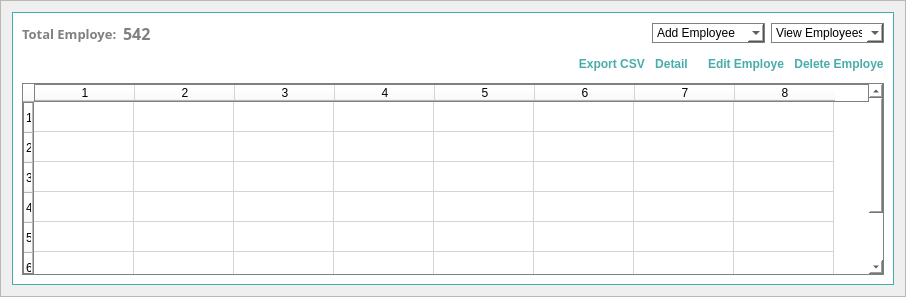
               <widget class="QFrame" name="frame_101">
                <property name="frameShape">
                 <enum>QFrame::StyledPanel</enum>
                </property>
                <property name="frameShadow">
                 <enum>QFrame::Raised</enum>
                </property>
                <layout class="QHBoxLayout" name="horizontalLayout_36">
                 <item>
                  <widget class="QFrame" name="frame_102">
                   <property name="styleSheet">
                    <string notr="true">background-color: rgb(255, 255, 255);
border:1px solid #48ACAC;</string>
                   </property>
                   <property name="frameShape">
                    <enum>QFrame::StyledPanel</enum>
                   </property>
                   <property name="frameShadow">
                    <enum>QFrame::Raised</enum>
                   </property>
                   <layout class="QVBoxLayout" name="verticalLayout_39">
                    <property name="spacing">
                     <number>0</number>
                    </property>
                    <property name="leftMargin">
                     <number>0</number>
                    </property>
                    <property name="topMargin">
                     <number>0</number>
                    </property>
                    <property name="rightMargin">
                     <number>0</number>
                    </property>
                    <property name="bottomMargin">
                     <number>0</number>
                    </property>
                    <item>
                     <widget class="QFrame" name="frame_103">
                      <property name="maximumSize">
                       <size>
                        <width>16777215</width>
                        <height>50</height>
                       </size>
                      </property>
                      <property name="styleSheet">
                       <string notr="true">border:0px;</string>
                      </property>
                      <property name="frameShape">
                       <enum>QFrame::StyledPanel</enum>
                      </property>
                      <property name="frameShadow">
                       <enum>QFrame::Raised</enum>
                      </property>
                      <layout class="QHBoxLayout" name="horizontalLayout_37">
                       <property name="spacing">
                        <number>0</number>
                       </property>
                       <property name="leftMargin">
                        <number>0</number>
                       </property>
                       <property name="topMargin">
                        <number>0</number>
                       </property>
                       <property name="rightMargin">
                        <number>0</number>
                       </property>
                       <property name="bottomMargin">
                        <number>0</number>
                       </property>
                       <item>
                        <widget class="QFrame" name="frame_104">
                         <property name="frameShape">
                          <enum>QFrame::StyledPanel</enum>
                         </property>
                         <property name="frameShadow">
                          <enum>QFrame::Raised</enum>
                         </property>
                         <layout class="QHBoxLayout" name="horizontalLayout_38">
                          <item>
                           <widget class="QLabel" name="label_48">
                            <property name="font">
                             <font>
                              <family>Century Gothic</family>
                              <pointsize>10</pointsize>
                              <weight>75</weight>
                              <bold>true</bold>
                             </font>
                            </property>
                            <property name="styleSheet">
                             <string notr="true">color: grey;</string>
                            </property>
                            <property name="text">
                             <string>Total Employe:</string>
                            </property>
                           </widget>
                          </item>
                          <item>
                           <widget class="QLabel" name="lblAdminTotalInvProduct_3">
                            <property name="font">
                             <font>
                              <family>Century Gothic</family>
                              <pointsize>12</pointsize>
                              <weight>75</weight>
                              <bold>true</bold>
                             </font>
                            </property>
                            <property name="styleSheet">
                             <string notr="true">color: grey;</string>
                            </property>
                            <property name="text">
                             <string>542</string>
                            </property>
                           </widget>
                          </item>
                         </layout>
                        </widget>
                       </item>
                       <item>
                        <widget class="QFrame" name="frame_105">
                         <property name="frameShape">
                          <enum>QFrame::StyledPanel</enum>
                         </property>
                         <property name="frameShadow">
                          <enum>QFrame::Raised</enum>
                         </property>
                         <layout class="QHBoxLayout" name="horizontalLayout_39">
                          <item>
                           <spacer name="horizontalSpacer_6">
                            <property name="orientation">
                             <enum>Qt::Horizontal</enum>
                            </property>
                            <property name="sizeHint" stdset="0">
                             <size>
                              <width>483</width>
                              <height>20</height>
                             </size>
                            </property>
                           </spacer>
                          </item>
                          <item>
                           <widget class="QComboBox" name="cmbxAdminAddEmployee">
                            <property name="minimumSize">
                             <size>
                              <width>100</width>
                              <height>20</height>
                             </size>
                            </property>
                            <property name="cursor">
                             <cursorShape>PointingHandCursor</cursorShape>
                            </property>
                            <property name="styleSheet">
                             <string notr="true">border:1px solid grey;</string>
                            </property>
                            <item>
                             <property name="text">
                              <string>Add Employee</string>
                             </property>
                            </item>
                            <item>
                             <property name="text">
                              <string>Manager</string>
                             </property>
                            </item>
                            <item>
                             <property name="text">
                              <string>Sales Agent</string>
                             </property>
                            </item>
                            <item>
                             <property name="text">
                              <string>Order Dispatcher</string>
                             </property>
                            </item>
                            <item>
                             <property name="text">
                              <string>Delivery Man</string>
                             </property>
                            </item>
                           </widget>
                          </item>
                          <item>
                           <widget class="QComboBox" name="cmbxAdminViewEmployees">
                            <property name="minimumSize">
                             <size>
                              <width>100</width>
                              <height>20</height>
                             </size>
                            </property>
                            <property name="cursor">
                             <cursorShape>PointingHandCursor</cursorShape>
                            </property>
                            <property name="styleSheet">
                             <string notr="true">border:1px solid grey;</string>
                            </property>
                            <item>
                             <property name="text">
                              <string>View Employees</string>
                             </property>
                            </item>
                            <item>
                             <property name="text">
                              <string>All</string>
                             </property>
                            </item>
                            <item>
                             <property name="text">
                              <string>Manager</string>
                             </property>
                            </item>
                            <item>
                             <property name="text">
                              <string>Sales Agent</string>
                             </property>
                            </item>
                            <item>
                             <property name="text">
                              <string>Order Dispatcher</string>
                             </property>
                            </item>
                            <item>
                             <property name="text">
                              <string>Delivery Man</string>
                             </property>
                            </item>
                           </widget>
                          </item>
                         </layout>
                        </widget>
                       </item>
                      </layout>
                     </widget>
                    </item>
                    <item>
                     <widget class="QFrame" name="frame_106">
                      <property name="maximumSize">
                       <size>
                        <width>16777215</width>
                        <height>60</height>
                       </size>
                      </property>
                      <property name="styleSheet">
                       <string notr="true">border:0px;</string>
                      </property>
                      <property name="frameShape">
                       <enum>QFrame::StyledPanel</enum>
                      </property>
                      <property name="frameShadow">
                       <enum>QFrame::Raised</enum>
                      </property>
                      <layout class="QHBoxLayout" name="horizontalLayout_40">
                       <property name="spacing">
                        <number>0</number>
                       </property>
                       <property name="leftMargin">
                        <number>0</number>
                       </property>
                       <property name="topMargin">
                        <number>0</number>
                       </property>
                       <property name="rightMargin">
                        <number>0</number>
                       </property>
                       <property name="bottomMargin">
                        <number>0</number>
                       </property>
                      </layout>
                     </widget>
                    </item>
                    <item>
                     <widget class="QFrame" name="frame_112">
                      <property name="maximumSize">
                       <size>
                        <width>16777215</width>
                        <height>30</height>
                       </size>
                      </property>
                      <property name="styleSheet">
                       <string notr="true">border:0px;</string>
                      </property>
                      <property name="frameShape">
                       <enum>QFrame::StyledPanel</enum>
                      </property>
                      <property name="frameShadow">
                       <enum>QFrame::Raised</enum>
                      </property>
                      <layout class="QHBoxLayout" name="horizontalLayout_41">
                       <property name="spacing">
                        <number>0</number>
                       </property>
                       <property name="leftMargin">
                        <number>0</number>
                       </property>
                       <property name="topMargin">
                        <number>0</number>
                       </property>
                       <property name="rightMargin">
                        <number>9</number>
                       </property>
                       <property name="bottomMargin">
                        <number>0</number>
                       </property>
                       <item>
                        <spacer name="horizontalSpacer_9">
                         <property name="orientation">
                          <enum>Qt::Horizontal</enum>
                         </property>
                         <property name="sizeHint" stdset="0">
                          <size>
                           <width>463</width>
                           <height>20</height>
                          </size>
                         </property>
                        </spacer>
                       </item>
                       <item>
                        <widget class="QPushButton" name="btnAdminEmployeeCSV">
                         <property name="font">
                          <font>
                           <weight>75</weight>
                           <bold>true</bold>
                          </font>
                         </property>
                         <property name="cursor">
                          <cursorShape>PointingHandCursor</cursorShape>
                         </property>
                         <property name="styleSheet">
                          <string notr="true">#btnAdminEmployeeCSV{
	border:0px;
	color: rgb(72, 172, 172);
}
#btnAdminEmployeeCSV:hover{
	color: white;
	background-color:#48ACAC;
}</string>
                         </property>
                         <property name="text">
                          <string>  Export CSV</string>
                         </property>
                        </widget>
                       </item>
                       <item>
                        <widget class="QPushButton" name="btnAdminEmployeeDetail">
                         <property name="font">
                          <font>
                           <weight>75</weight>
                           <bold>true</bold>
                          </font>
                         </property>
                         <property name="cursor">
                          <cursorShape>PointingHandCursor</cursorShape>
                         </property>
                         <property name="styleSheet">
                          <string notr="true">#btnAdminEmployeeDetail{
	border:0px;
	color: rgb(72, 172, 172);
}
#btnAdminEmployeeDetail:hover{
		color: white;
	background-color:#48ACAC;
}</string>
                         </property>
                         <property name="text">
                          <string>   Detail   </string>
                         </property>
                        </widget>
                       </item>
                       <item>
                        <widget class="QPushButton" name="btnAdminEditEmployees">
                         <property name="font">
                          <font>
                           <weight>75</weight>
                           <bold>true</bold>
                          </font>
                         </property>
                         <property name="cursor">
                          <cursorShape>PointingHandCursor</cursorShape>
                         </property>
                         <property name="styleSheet">
                          <string notr="true">#btnAdminEditEmployees{
	border:0px;
	color: rgb(72, 172, 172);
}
#btnAdminEditEmployees:hover{
	color: white;
	background-color:#48ACAC;
}</string>
                         </property>
                         <property name="text">
                          <string>   Edit Employe</string>
                         </property>
                        </widget>
                       </item>
                       <item>
                        <widget class="QPushButton" name="btnAdminDeleteEmployees">
                         <property name="font">
                          <font>
                           <weight>75</weight>
                           <bold>true</bold>
                          </font>
                         </property>
                         <property name="cursor">
                          <cursorShape>PointingHandCursor</cursorShape>
                         </property>
                         <property name="styleSheet">
                          <string notr="true">#btnAdminDeleteEmployees{
	border:0px;
	color: rgb(72, 172, 172);
}
#btnAdminDeleteEmployees:hover{
		color: white;
	background-color:#48ACAC;
}</string>
                         </property>
                         <property name="text">
                          <string>   Delete Employe</string>
                         </property>
                        </widget>
                       </item>
                      </layout>
                     </widget>
                    </item>
                    <item>
                     <widget class="QFrame" name="frame_113">
                      <property name="styleSheet">
                       <string notr="true">border:0px;</string>
                      </property>
                      <property name="frameShape">
                       <enum>QFrame::StyledPanel</enum>
                      </property>
                      <property name="frameShadow">
                       <enum>QFrame::Raised</enum>
                      </property>
                      <layout class="QHBoxLayout" name="horizontalLayout_42">
                       <item>
                        <widget class="QTableWidget" name="tableAdminEmployees">
                         <property name="styleSheet">
                          <string notr="true">border: 1px solid grey;</string>
                         </property>
                         <property name="rowCount">
                          <number>7</number>
                         </property>
                         <property name="columnCount">
                          <number>8</number>
                         </property>
                         <row/>
                         <row/>
                         <row/>
                         <row/>
                         <row/>
                         <row/>
                         <row/>
                         <column/>
                         <column/>
                         <column/>
                         <column/>
                         <column/>
                         <column/>
                         <column/>
                         <column/>
                        </widget>
                       </item>
                      </layout>
                     </widget>
                    </item>
                   </layout>
                  </widget>
                 </item>
                </layout>
               </widget>
